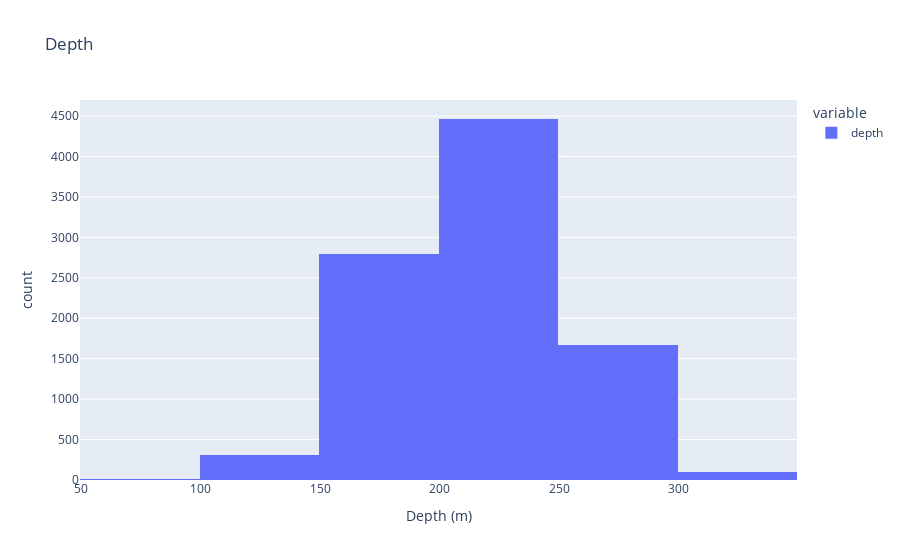

Notebook cell for this chart:
### Code cell
raw_data["depth"].astype(float).plot.hist(title="Depth", labels=dict(value="Depth (m)"))

### Figure 1 — Plotly figure (JSON) as saved in the notebook; plotly's stock layout.template omitted (floating-point values rounded to 4 significant figures; data arrays with more than 128 entries replaced by an {"elided": "..."} marker saying what was removed)
{"data": [{"alignmentgroup": "True", "bingroup": "x", "hovertemplate": "variable=depth<br>Depth (m)=%{x}<br>count=%{y}<extra></extra>", "legendgroup": "depth", "marker": {"color": "#636efa", "pattern": {"shape": ""}}, "name": "depth", "offsetgroup": "depth", "orientation": "v", "showlegend": true, "type": "histogram", "x": {"elided": "9348 int values"}, "xaxis": "x", "yaxis": "y"}], "layout": {"barmode": "relative", "legend": {"title": {"text": "variable"}, "tracegroupgap": 0}, "title": {"text": "Depth"}, "xaxis": {"anchor": "y", "domain": [0, 1], "title": {"text": "Depth (m)"}}, "yaxis": {"anchor": "x", "domain": [0, 1], "title": {"text": "count"}}}}
